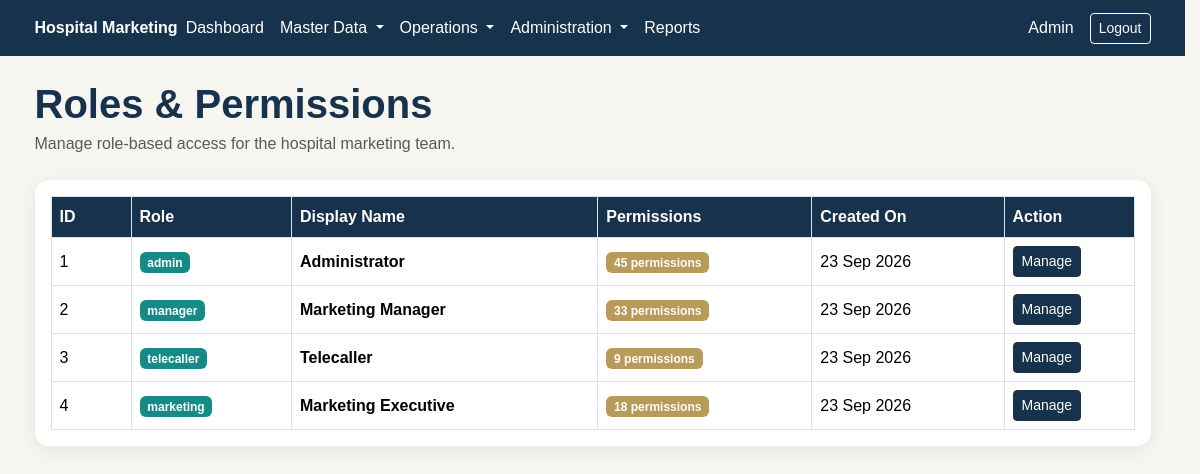
Screenshot of /admin/roles/index.php (signed in) with the database file from the repository.
### tables this page shows
CREATE TABLE `roles` (
  `id` int(10) UNSIGNED NOT NULL,
  `name` varchar(50) NOT NULL,
  `display_name` varchar(100) NOT NULL,
  `created_at` timestamp NOT NULL DEFAULT current_timestamp()
);

### admin/roles/index.php (the view, shortened to what this page needs)
 <?php
require_once __DIR__ . '/../../includes/role_check.php';
$stmt = $pdo->query("
    SELECT
        r.id,
        r.name,
        r.display_name,
        r.created_at,
        COUNT(rp.permission_id) AS permission_count
    FROM roles r
    LEFT JOIN role_permissions rp
        ON rp.role_id = r.id
    GROUP BY
        r.id,
        r.name,
        r.display_name,
        r.created_at
    ORDER BY r.id ASC
");
$roles = $stmt->fetchAll(PDO::FETCH_ASSOC);
?>
<!DOCTYPE html>
<html lang="en">
<head>
    <link
        href="https://cdn.jsdelivr.net/npm/bootstrap@5.3.3/dist/css/bootstrap.min.css"
        rel="stylesheet"
    >
    <link
        rel="stylesheet"
        href="<?= BASE_URL; ?>/assets/css/style.css"
    >
</head>
<body>
<?php
require_once __DIR__ . '/../../includes/navbar.php';
?>
<div class="container py-4">
    <div class="d-flex justify-content-between align-items-center mb-4">
        <div>
            <h1 class="page-title mb-1">
                Roles & Permissions
            </h1>
            <p class="text-muted mb-0">
                Manage role-based access for the hospital marketing team.
            </p>
        </div>
    </div>
    <div class="card page-card">
        <div class="card-body">
            <div class="table-responsive">
                <table class="table table-bordered table-hover align-middle mb-0">
                    <thead>
                        <tr>
                            <th width="80">
                                ID
                            </th>
                            <th>
                                Role
                            </th>
                            <th>
                                Display Name
                            </th>
                            <th>
                                Permissions
                            </th>
                            <th>
                                Created On
                            </th>
                            <th width="130">
                                Action
                            </th>
                        </tr>
                    </thead>
                    <tbody>
                    <?php if (!empty($roles)): ?>
                        <?php foreach ($roles as $role): ?>
                            <tr>
                                <td>
                                    <?= (int) $role['id']; ?>
                                </td>
                                <td>
                                    <span class="badge role-badge">
                                        <?= htmlspecialchars(
                                            $role['name']
                                        ); ?>
                                    </span>
                                </td>
                                <td>
                                    <div class="fw-semibold">
                                        <?= htmlspecialchars(
                                            $role['display_name']
                                        ); ?>
                                    </div>
                                </td>
                                <td>
                                    <span class="badge permission-count">
                                        <?= (int) $role['permission_count']; ?>
                                        permissions
                                    </span>
                                </td>
                                <td>
                                    <?php
                                    $created_at = $role['created_at'];
                                    if (!empty($created_at)) {
                                        echo htmlspecialchars(
                                            date(
                                                'd M Y',
                                                strtotime($created_at)
                                            )
                                        );
                                    } else {
                                        echo '-';
                                    }
                                    ?>
                                </td>
                                <td>
                                    <a
                                        href="<?= BASE_URL; ?>/admin/roles/edit.php?id=<?= (int) $role['id']; ?>"
                                        class="btn btn-sm btn-primary"
                                    >
                                        Manage
                                    </a>
                                </td>
                            </tr>
                        <?php endforeach; ?>
                    <?php endif; ?>
                    </tbody>
                </table>
            </div>
        </div>
    </div>
</div>
</body>
</html>

### assets/css/style.css (style rules this page uses)
:root { --hm-navy: #17324d; --hm-teal: #168a87; --hm-gold: #b89a5a; --hm-ivory: #f7f5ef; --hm-white: #ffffff; --hm-text: #243746; --hm-muted: #71808c; --hm-border: #e3e7ea; }
body { background-color: var(--hm-ivory); color: var(--hm-text); font-family: Arial, sans-serif; margin: 0; overflow-x: hidden; }
html { scrollbar-gutter: stable; }
.table-responsive { width: 100%; max-width: 100%; }
.table-responsive table { max-width: 100%; }

### admin/roles/index.php (style rules this page uses)
body { background: #f7f5ef; color: #243746; }
.page-title { color: #17324d; font-weight: 700; }
.page-card { border: none; border-radius: 14px; box-shadow: 0 4px 18px rgba(23, 50, 77, 0.08); }
.table thead th { background: #17324d; color: #ffffff; white-space: nowrap; }
.role-badge { background: #168a87; color: #ffffff; }
.permission-count { background: #b89a5a; color: #ffffff; font-weight: 600; }
.btn-primary { background: #17324d; border-color: #17324d; }

### rows the page displays
roles: id "1", name "admin", display_name "Administrator", permission_count "45", created_at "23 Sep 2026"
roles: id "2", name "manager", display_name "Marketing Manager", permission_count "33", created_at "23 Sep 2026"
roles: id "3", name "telecaller", display_name "Telecaller", permission_count "9", created_at "23 Sep 2026"
roles: id "4", name "marketing", display_name "Marketing Executive", permission_count "18", created_at "23 Sep 2026"

### other values shown
$user['name'] "Admin"
